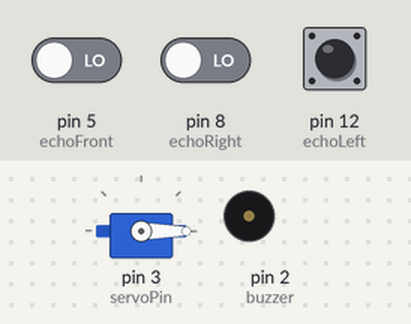
The sketch below on a simulated Arduino Uno, built with avr-gcc and run on an emulated ATmega328P. Shown: servo, buzzer (waves = sounding, pin HIGH). The test bench sets the inputs (shaded band); at power-on: pin 12 (echoLeft) LOW, pin 5 (echoFront) LOW, pin 8 (echoRight) LOW. Pins used as bus, display or sensor lines are not drawn.

Above: at 3.6 s.
At 9.2 s:
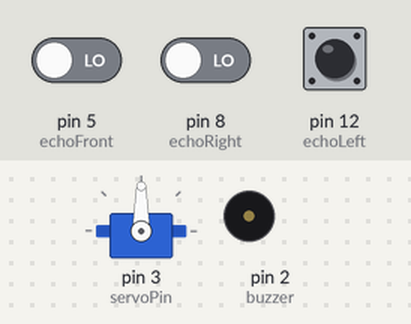
9.3 s: pin 12 (echoLeft) pulsed HIGH 2 times (0.12 s each, 0.3 s apart)
At 11.8 s:
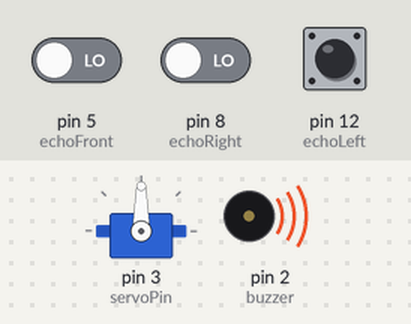
Timing chart, 0 to 18.2 s (numbered marks = the images above; inputs shaded):
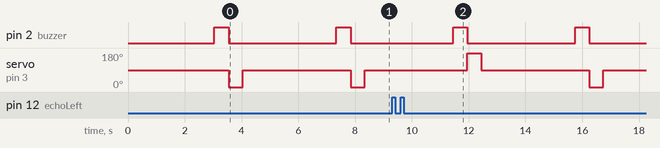

The sketch:

Arudino_code.ino
```cpp
#include <Servo.h>
Servo servo;

int buzzer = 2;
int servoPin = 3;

int echoFront = 5;
int triggerFront = 7;
int echoRight = 8;
int triggerRight = 9;
int echoLeft = 12;
int triggerLeft = 13;

int distLeft = 0;
int distRight = 0;
int distFront = 0;
long time=0;
int maxDist = 80; // detect objects 80cm or closer

void setup() {
  Serial.begin(9600);
  pinMode(triggerFront, OUTPUT);
  pinMode(echoFront, INPUT);
  pinMode(triggerLeft, OUTPUT);
  pinMode(echoLeft, INPUT);
  pinMode(triggerRight, OUTPUT);
  pinMode(echoRight, INPUT);
  pinMode(buzzer, OUTPUT);
  servo.attach(servoPin);
  servo.write(90);
}

void loop() {
  digitalWrite(buzzer, LOW);

  Pulse(triggerLeft, echoLeft);
  distLeft = time * 0.017; 	// convert to cm
  Pulse(triggerRight, echoRight);
  distRight = time * 0.017;	// convert to cm
  Pulse(triggerFront, echoFront);
  distFront = time * 0.017;	// convert to cm

  if (distFront <= maxDist){
    digitalWrite(buzzer, HIGH);
    delay(500);
    digitalWrite(buzzer, LOW);
  }
  if (distLeft <= maxDist){
    servo.write(0);
    delay(500);
  }
  else if (distRight <= maxDist){
    servo.write(180);
    delay(500);
  }
  servo.write(90);
  delay(250);
  digitalWrite(buzzer, LOW);
}


void Pulse(int trig, int echo){
  digitalWrite(trig, LOW);
  delay(5);
  digitalWrite(trig, HIGH);
  delay(10);
  digitalWrite(trig, LOW);
  time = pulseIn(echo, HIGH);
}
```

Measured:
- by itself, pin 2 (buzzer): alternates HIGH for 0.50 s and LOW for 3.8 s
